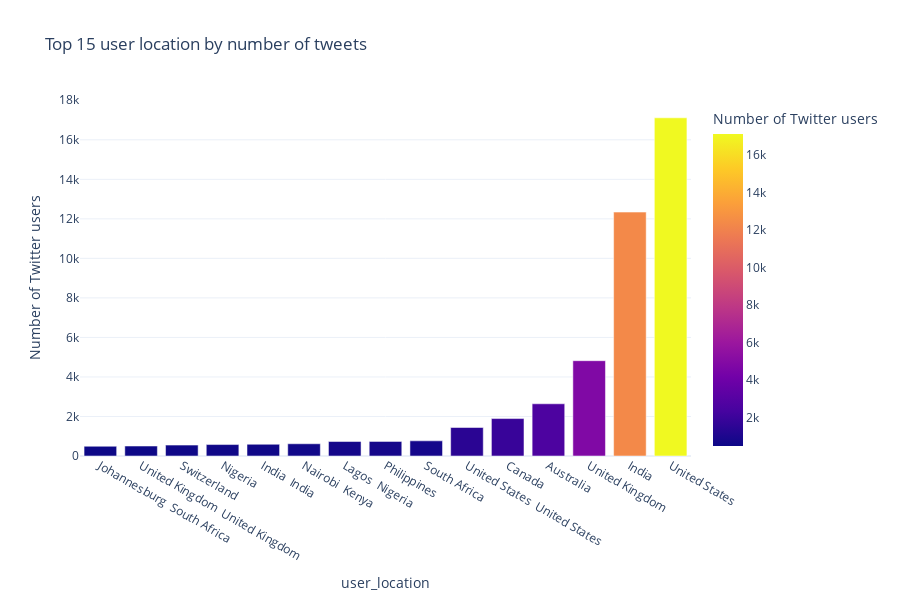

Notebook cell for this chart:
### Code cell
# Top 15 user location by number of tweets


import plotly.io as pio

pio.templates.default = "plotly_white"


data_plot = df.groupby('user_location')['user_name'].count().reset_index()

data_plot = data_plot.sort_values(['user_name'])

data_plot = data_plot.tail(15)

fig = px.bar(data_plot, x='user_location', y='user_name',
             color='user_name',labels={'user_name':'Number of Twitter users'},
             title='Top 15 user location by number of tweets',
             height=600)
fig.show()

### Figure 1 — Plotly figure (JSON) as saved in the notebook; plotly's stock layout.template omitted (floating-point values rounded to 4 significant figures)
{"data": [{"alignmentgroup": "True", "hovertemplate": "user_location=%{x}<br>Number of Twitter users=%{marker.color}<extra></extra>", "legendgroup": "", "marker": {"color": [493, 504, 551, 579, 593, 619, 732, 740, 767, 1442, 1895, 2642, 4822, 12342, 17113], "coloraxis": "coloraxis", "pattern": {"shape": ""}}, "name": "", "offsetgroup": "", "orientation": "v", "showlegend": false, "textposition": "auto", "type": "bar", "x": ["Johannesburg  South Africa", "United Kingdom  United Kingdom", "Switzerland", "Nigeria", "India  India", "Nairobi  Kenya", "Lagos  Nigeria", "Philippines", "South Africa", "United States  United States", "Canada", "Australia", "United Kingdom", "India", "United States"], "xaxis": "x", "y": [493, 504, 551, 579, 593, 619, 732, 740, 767, 1442, 1895, 2642, 4822, 12342, 17113], "yaxis": "y"}], "layout": {"barmode": "relative", "coloraxis": {"colorbar": {"title": {"text": "Number of Twitter users"}}, "colorscale": [[0, "#0d0887"], [0.1111, "#46039f"], [0.2222, "#7201a8"], [0.3333, "#9c179e"], [0.4444, "#bd3786"], [0.5556, "#d8576b"], [0.6667, "#ed7953"], [0.7778, "#fb9f3a"], [0.8889, "#fdca26"], [1, "#f0f921"]]}, "height": 600, "legend": {"tracegroupgap": 0}, "title": {"text": "Top 15 user location by number of tweets"}, "xaxis": {"anchor": "y", "domain": [0, 1], "title": {"text": "user_location"}}, "yaxis": {"anchor": "x", "domain": [0, 1], "title": {"text": "Number of Twitter users"}}}}
